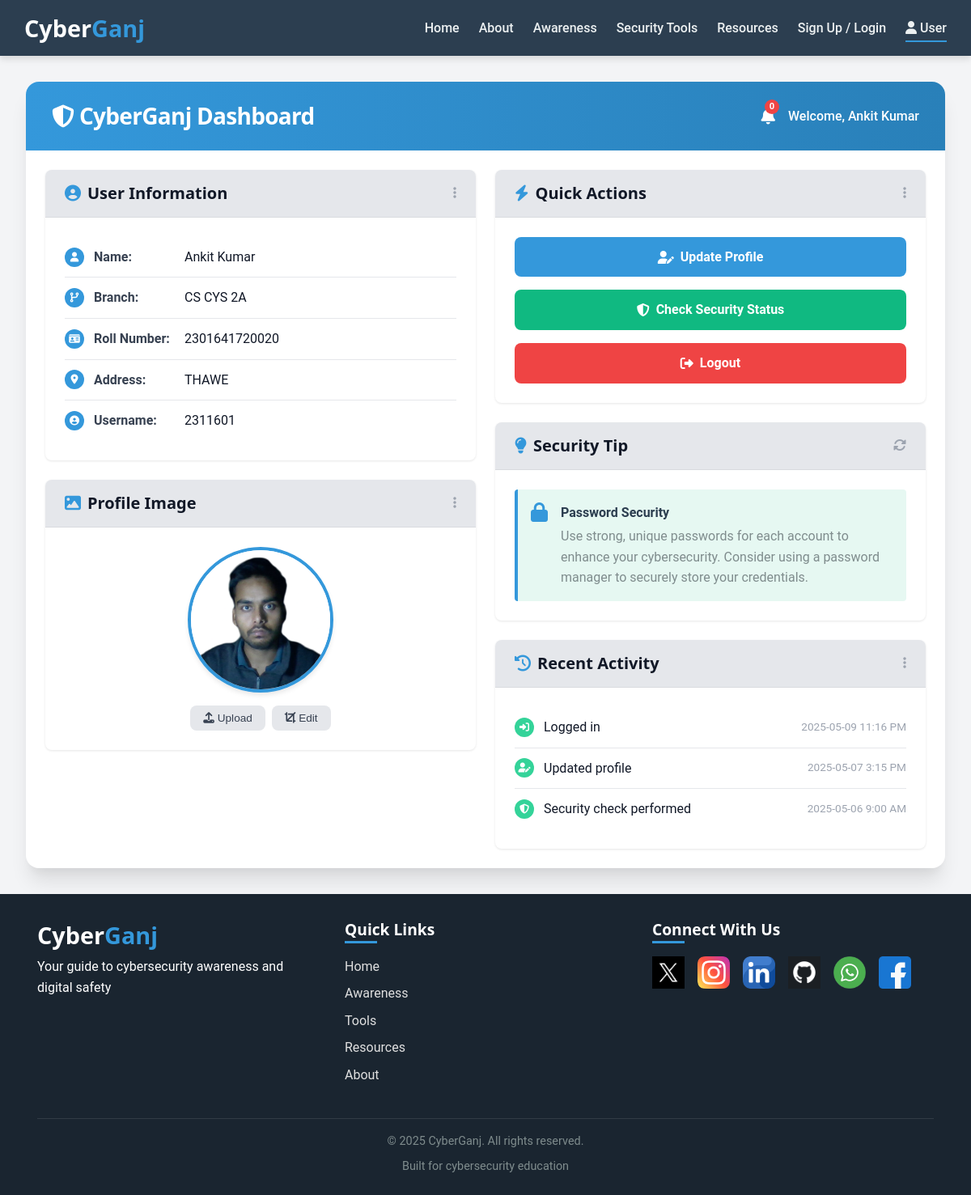
The page /welcome (signed in) on the database as committed earlier.
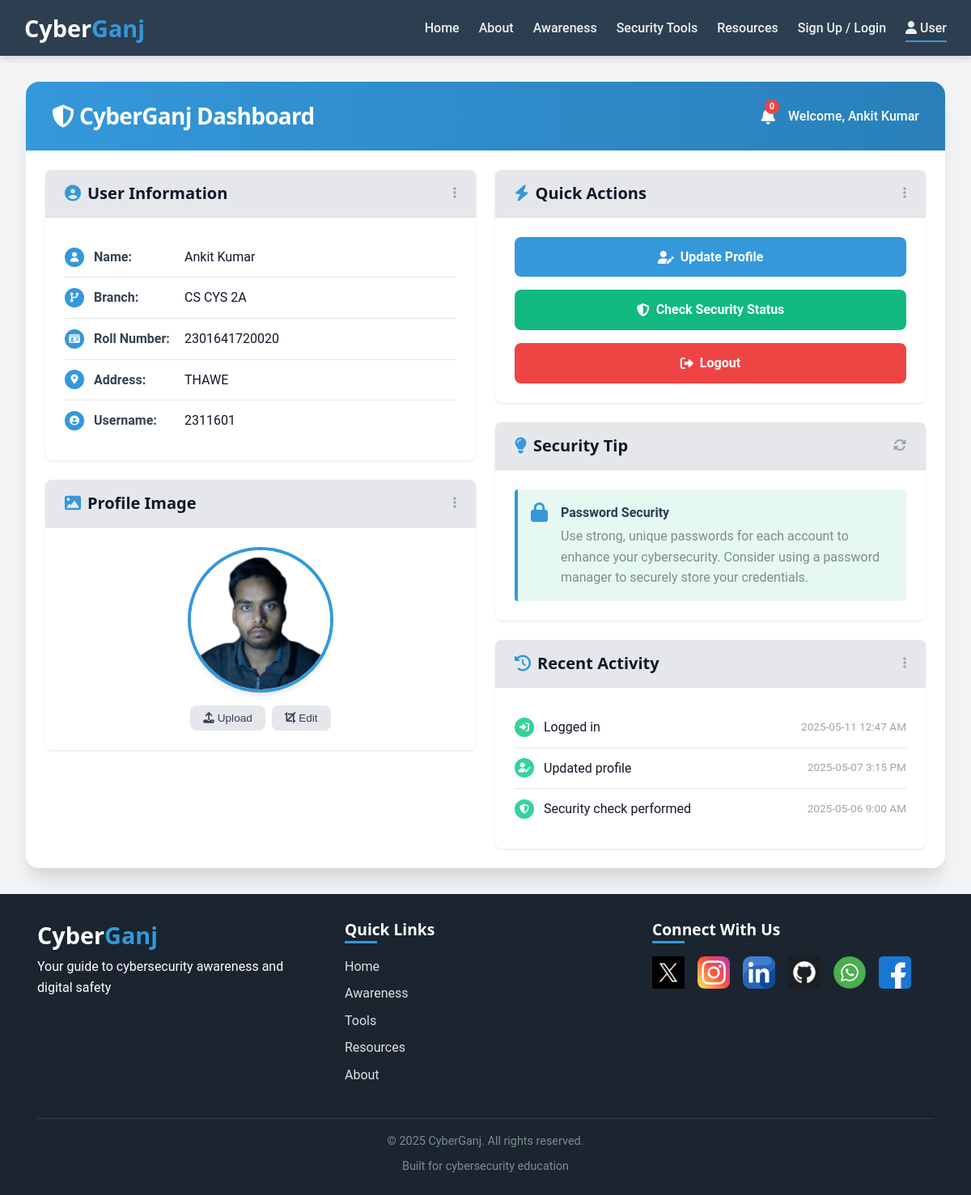
The same page on the database as committed later.
### app.py (models this page shows)
class User(UserMixin, db.Model):
    id = db.Column(db.Integer, primary_key=True)
    username = db.Column(db.String(100), unique=True, nullable=False)
    password = db.Column(db.String(100), nullable=False)
    name = db.Column(db.String(100), nullable=False)
    branch = db.Column(db.String(100), nullable=False)
    roll_number = db.Column(db.String(50), nullable=False)
    address = db.Column(db.String(200), nullable=False)
    face_encoding = db.Column(db.PickleType, nullable=True)  # Store face encoding
    last_login = db.Column(db.DateTime, nullable=True)  # Store last login timestamp

### app.py (the view)
@app.route('/welcome')
@login_required
def welcome():
    return render_template('welcome.html', user=current_user)

### app.py (called while the page is built)
@login_manager.user_loader
def load_user(user_id):
    return User.query.get(int(user_id))

@app.context_processor
def inject_now():
    return {'now': datetime.now}

### templates/welcome.html (shortened to what this page needs)
{% extends 'base.html' %}
{% block content %}
<div class="cybganj-dashboard">
  <div class="inner-container fadeIn">
    <div class="dashboard-header">
      <h1><i class="fas fa-shield-alt"></i> CyberGanj Dashboard</h1>
      <div class="header-actions">
        <div class="notification-bell">
          <i class="fas fa-bell"></i>
          <div class="notification-badge">0</div>
        </div>
        <div class="user-welcome">Welcome, {{ user.name }}</div>
      </div>
    </div>
    <div class="dashboard-content">
      <div>
        <div class="card cybganj-card">
          <div class="card-header">
            <h2><i class="fas fa-user-circle"></i> User Information</h2>
            <div class="card-actions">
              <i class="fas fa-ellipsis-v"></i>
            </div>
          </div>
          <div class="card-body">
            <div class="info-item">
              <i class="fas fa-user"></i>
              <div class="info-label">Name:</div>
              <div class="info-value">{{ user.name }}</div>
            </div>
            <div class="info-item">
              <i class="fas fa-code-branch"></i>
              <div class="info-label">Branch:</div>
              <div class="info-value">{{ user.branch }}</div>
            </div>
            <div class="info-item">
              <i class="fas fa-id-card"></i>
              <div class="info-label">Roll Number:</div>
              <div class="info-value">{{ user.roll_number }}</div>
            </div>
            <div class="info-item">
              <i class="fas fa-map-marker-alt"></i>
              <div class="info-label">Address:</div>
              <div class="info-value">{{ user.address }}</div>
            </div>
            <div class="info-item">
              <i class="fas fa-user-circle"></i>
              <div class="info-label">Username:</div>
              <div class="info-value">{{ user.username }}</div>
            </div>
          </div>
        </div>
        <div class="card cybganj-card" style="margin-top: 1.5rem;">
          <div class="card-header">
            <h2><i class="fas fa-image"></i> Profile Image</h2>
            <div class="card-actions">
              <i class="fas fa-ellipsis-v"></i>
            </div>
          </div>
          <div class="profile-image-container">
            <img src="{{ url_for('static', filename='images/' + user.username + '_profile.png') }}" alt="Profile Image" class="profile-image">
            <div class="profile-image-actions">
              <button class="image-action-btn"><i class="fas fa-upload"></i> Upload</button>
              <button class="image-action-btn"><i class="fas fa-crop"></i> Edit</button>
            </div>
          </div>
        </div>
      </div>
      <div>
        <div class="card cybganj-card">
          <div class="card-header">
            <h2><i class="fas fa-bolt"></i> Quick Actions</h2>
            <div class="card-actions">
              <i class="fas fa-ellipsis-v"></i>
            </div>
          </div>
          <div class="card-body">
            <div class="action-buttons">
              <a href="{{ url_for('update_profile') }}" class="button">
                <i class="fas fa-user-edit"></i> Update Profile
              </a>
              <a href="{{ url_for('security_check') }}" class="button button-secondary">
                <i class="fas fa-shield-alt"></i> Check Security Status
              </a>
              <a href="{{ url_for('logout') }}" class="button button-danger">
                <i class="fas fa-sign-out-alt"></i> Logout
              </a>
            </div>
          </div>
        </div>
        <div class="card cybganj-card" style="margin-top: 1.5rem;">
          <div class="card-header">
            <h2><i class="fas fa-lightbulb"></i> Security Tip</h2>
            <div class="card-actions">
              <i class="fas fa-sync-alt"></i>
            </div>
          </div>
          <div class="card-body">
            <div class="security-tip">
              <i class="fas fa-lock"></i>
              <div>
                <div class="security-tip-header">Password Security</div>
                <p>Use strong, unique passwords for each account to enhance your cybersecurity. Consider using a password manager to securely store your credentials.</p>
              </div>
            </div>
          </div>
        </div>
        <div class="card cybganj-card" style="margin-top: 1.5rem;">
          <div class="card-header">
            <h2><i class="fas fa-history"></i> Recent Activity</h2>
            <div class="card-actions">
              <i class="fas fa-ellipsis-v"></i>
            </div>
          </div>
          <div class="card-body">
            <div class="log-item">
              <i class="fas fa-sign-in-alt"></i>
              <div class="info-value">Logged in</div>
              <div class="log-time">{{ user.last_login.strftime('%Y-%m-%d %I:%M %p') if user.last_login else '2025-05-08 10:30 AM' }}</div>
            </div>
            <div class="log-item">
              <i class="fas fa-user-edit"></i>
              <div class="info-value">Updated profile</div>
              <div class="log-time">{{ '2025-05-07 3:15 PM' }}</div>
            </div>
            <div class="log-item">
              <i class="fas fa-shield-alt"></i>
              <div class="info-value">Security check performed</div>
              <div class="log-time">{{ '2025-05-06 9:00 AM' }}</div>
            </div>
          </div>
        </div>
      </div>
    </div>
  </div>
</div>
{% endblock %}

### templates/base.html (shortened to what this page needs)
<!DOCTYPE html>
<html lang="en">
<head>
    <link rel="stylesheet" href="{{ url_for('static', filename='css/main.css') }}">
    <link rel="stylesheet" href="{{ url_for('static', filename='css/responsive.css') }}">
    <link rel="stylesheet" href="https://cdnjs.cloudflare.com/ajax/libs/font-awesome/6.4.0/css/all.min.css">
</head>
<body>
    <header>
        <div class="container">
            <div class="logo">
                <a href="{{ url_for('index') }}">
                    <h1><span class="cyber">Cyber</span><span class="ganj">Ganj</span></h1>
                </a>
            </div>
            <nav>
                <ul class="nav-menu">
                    <li><a href="{{ url_for('index') }}" class="{% if request.path == url_for('index') %}active{% endif %}">Home</a></li>
                    <li><a href="{{ url_for('about') }}" class="{% if request.path == url_for('about') %}active{% endif %}">About</a></li>
                    <li><a href="{{ url_for('awareness') }}" class="{% if request.path == url_for('awareness') %}active{% endif %}">Awareness</a></li>
                    <li><a href="{{ url_for('tools') }}" class="{% if request.path == url_for('tools') %}active{% endif %}">Security Tools</a></li>
                    <li><a href="{{ url_for('resources') }}" class="{% if request.path == url_for('resources') %}active{% endif %}">Resources</a></li>
                     <li>
                            <a href="{{ url_for('home') }}" class="{% if request.path == url_for('home') %}active{% endif %}">
                              Sign Up / Login
                            </a>
                  </li>
                    <li>
                        <a href="{{ url_for('welcome') }}" class="{% if request.path == url_for('welcome') %}active{% endif %}">
                      <i class="fas fa-user"></i> User
                            </a>
                 </li>
                </ul>
            </nav>
        </div>
    </header>
    <main>
        {% block content %}{% endblock %}
    </main>
    <footer>
        <div class="container">
            <div class="footer-content">
                <div class="footer-logo">
                    <h2><span class="cyber">Cyber</span><span class="ganj">Ganj</span></h2>
                    <p>Your guide to cybersecurity awareness and digital safety</p>
                </div>
                <div class="footer-links">
                    <h3>Quick Links</h3>
                    <ul>
                        <li><a href="{{ url_for('index') }}">Home</a></li>
                        <li><a href="{{ url_for('awareness') }}">Awareness</a></li>
                        <li><a href="{{ url_for('tools') }}">Tools</a></li>
                        <li><a href="{{ url_for('resources') }}">Resources</a></li>
                        <li><a href="{{ url_for('about') }}">About</a></li>
                    </ul>
                </div>
                <div class="footer-social">
                    <h3>Connect With Us</h3>
                    <div class="social-icons">
                        <a href="https://x.com/ankit_prabhavak" aria-label="Follow us on X"><img src="{{ url_for('static', filename='images/x.avif') }}" alt="X"></a>
                        <a href="https://instagram.com/ankit_prabhavak" aria-label="Like us on Instagram"><img src="{{ url_for('static', filename='images/instagram.png') }}" alt="Instagram"></a>
                        <a href="https://linkedin.com/in/ankit-prabhavak" aria-label="Follow us on LinkedIn"><img src="{{ url_for('static', filename='images/linkedin.png') }}" alt="LinkedIn"></a>
                        <a href="https://github.com/ankit-prabhavak" aria-label="Visit our GitHub repository"><img src="{{ url_for('static', filename='images/github.webp') }}" alt="GitHub"></a>
                        <a href="#" aria-label="Visit our WhatsApp chanel"><img src="{{ url_for('static', filename='images/whatsapp.png') }}" alt="WhatsApp"></a>
                        <a href="#" aria-label="Visit us on Facebook"><img src="{{ url_for('static', filename='images/facebook.png') }}" alt="Facebook"></a>
                    </div>
                </div>
            </div>
            <div class="footer-bottom">
                <p>&copy; {{ now().year }} CyberGanj. All rights reserved.</p>
                <p>Built for cybersecurity education</p>
            </div>
        </div>
    </footer>
</body>
</html>

### static/css/main.css (style rules this page uses)
:root { --primary-color: #2c3e50; --primary-dark: #1a2530; --secondary-color: #3498db; --secondary-dark: #2980b9; --accent-color: #e74c3c; --light-color: #ecf0f1; --dark-color: #2c3e50; --gray-light: #f5f5f5; --gray-medium: #e0e0e0; --gray-dark: #7f8c8d; --success-color: #27ae60; --warning-color: #f39c12; --danger-color: #c0392b; --font-primary: 'Roboto', 'Segoe UI', Tahoma, Geneva, Verdana, sans-serif; --font-heading: 'Montserrat', 'Segoe UI', Tahoma, Geneva, Verdana, sans-serif; --font-code: 'Source Code Pro', 'Courier New', monospace; --space-xs: 0.25rem; --space-sm: 0.5rem; --space-md: 1rem; --space-lg: 1.5rem; --space-xl: 2rem; --space-xxl: 3rem; --border-radius-sm: 0.25rem; --border-radius-md: 0.5rem; --border-radius-lg: 1rem; --shadow-sm: 0 2px 5px rgba(0, 0, 0, 0.1); --shadow-md: 0 4px 8px rgba(0, 0, 0, 0.12); --shadow-lg: 0 8px 16px rgba(0, 0, 0, 0.15); --transition-fast: 0.2s ease; --transition-medium: 0.3s ease; --transition-slow: 0.5s ease; }
* { margin: 0; padding: 0; box-sizing: border-box; }
html { font-size: 16px; scroll-behavior: smooth; }
body { font-family: var(--font-primary); color: var(--dark-color); line-height: 1.6; background-color: var(--light-color); }
a { color: var(--secondary-color); text-decoration: none; transition: color var(--transition-fast); }
ul, ol { list-style-position: inside; }
h1, h2, h3, h4, h5, h6 { font-family: var(--font-heading); margin-bottom: var(--space-md); line-height: 1.3; font-weight: 700; }
h1 { font-size: 2.5rem; }
h2 { font-size: 2rem; }
h3 { font-size: 1.5rem; }
p { margin-bottom: var(--space-md); }
img { max-width: 100%; height: auto; display: block; }
.container { width: 90%; max-width: 1200px; margin: 0 auto; padding: 0 var(--space-md); }
header { background-color: var(--primary-color); box-shadow: var(--shadow-md); position: sticky; top: 0; z-index: 100; }
header .container { display: flex; justify-content: space-between; align-items: center; padding: var(--space-md) 0; }
.logo a { display: flex; align-items: center; text-decoration: none; }
.logo h1 { font-size: 1.8rem; margin-bottom: 0; color: white; }
.cyber { color: white; font-weight: 700; }
.ganj { color: var(--secondary-color); font-weight: 700; }
.nav-menu { display: flex; list-style: none; margin: 0; padding: 0; }
.nav-menu li { margin-left: var(--space-lg); }
.nav-menu a { color: var(--light-color); text-decoration: none; font-weight: 500; padding: var(--space-sm) 0; position: relative; }
.nav-menu a::after { content: ''; position: absolute; bottom: 0; left: 0; width: 0; height: 2px; background-color: var(--secondary-color); transition: width var(--transition-medium); }
.nav-menu a:hover::after, .nav-menu a.active::after { width: 100%; }
footer { background-color: var(--primary-dark); color: white; padding: var(--space-xl) 0 var(--space-md); }
.footer-content { display: grid; grid-template-columns: repeat(auto-fit, minmax(250px, 1fr)); gap: var(--space-xl); margin-bottom: var(--space-xl); }
.footer-logo h2 { font-size: 1.8rem; margin-bottom: var(--space-sm); }
.footer-links h3, .footer-social h3 { font-size: 1.2rem; margin-bottom: var(--space-md); position: relative; padding-bottom: var(--space-xs); }
.footer-links h3::after, .footer-social h3::after { content: ''; position: absolute; bottom: 0; left: 0; width: 40px; height: 3px; background-color: var(--secondary-color); }
.footer-links ul { list-style: none; }
.footer-links li { margin-bottom: var(--space-sm); }
.footer-links a { color: var(--gray-medium); transition: color var(--transition-fast); }
.social-icons { display: flex; gap: var(--space-md); }
.social-icons a { display: flex; justify-content: center; align-items: center; width: 40px; height: 40px; border-radius: 50%; background-color: rgba(255, 255, 255, 0.1); color: white; transition: all var(--transition-fast); }
.footer-bottom { text-align: center; padding-top: var(--space-md); border-top: 1px solid rgba(255, 255, 255, 0.1); font-size: 0.9rem; color: var(--gray-dark); }
.footer-bottom p { margin-bottom: var(--space-sm); }

### static/css/responsive.css (style rules this page uses)
@media (max-width: 1200px) { .container { width: 95%; } }

Rows that differ between the two databases and show on the page:
changed User "Ankit Kumar": last_login "2025-05-09 11:16 PM" → "2025-05-11 12:47 AM"
